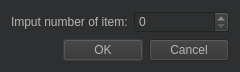
<?xml version="1.0" encoding="UTF-8"?>
<ui version="4.0">
 <class>DeleteDialog</class>
 <widget class="QDialog" name="DeleteDialog">
  <property name="geometry">
   <rect>
    <x>0</x>
    <y>0</y>
    <width>240</width>
    <height>57</height>
   </rect>
  </property>
  <property name="windowTitle">
   <string>Dialog</string>
  </property>
  <property name="styleSheet">
   <string notr="true">background-color: rgb(46, 47, 48);</string>
  </property>
  <layout class="QFormLayout" name="formLayout">
   <item row="0" column="0">
    <widget class="QLabel" name="label">
     <property name="styleSheet">
      <string notr="true">background-color: rgb(46, 47, 48);
font: 10pt &quot;Constantia&quot;;
color: rgb(182, 182, 182);</string>
     </property>
     <property name="text">
      <string>Imput number of item:</string>
     </property>
    </widget>
   </item>
   <item row="0" column="1">
    <widget class="QSpinBox" name="choice">
     <property name="styleSheet">
      <string notr="true">background-color: rgb(46, 47, 48);
font: 10pt &quot;Constantia&quot;;
color: rgb(182, 182, 182);</string>
     </property>
    </widget>
   </item>
   <item row="1" column="0" colspan="2">
    <widget class="QDialogButtonBox" name="buttonBox">
     <property name="styleSheet">
      <string notr="true">background-color: rgb(50, 50, 50);
selection-background-color: rgb(74, 75, 77);
font: 10pt &quot;Constantia&quot;;
font-color: rgb(193, 195, 196);
color: rgb(182, 182, 182);</string>
     </property>
     <property name="standardButtons">
      <set>QDialogButtonBox::Cancel|QDialogButtonBox::Ok</set>
     </property>
    </widget>
   </item>
  </layout>
 </widget>
 <resources/>
 <connections>
  <connection>
   <sender>buttonBox</sender>
   <signal>accepted()</signal>
   <receiver>DeleteDialog</receiver>
   <slot>accept()</slot>
   <hints>
    <hint type="sourcelabel">
     <x>87</x>
     <y>37</y>
    </hint>
    <hint type="destinationlabel">
     <x>119</x>
     <y>28</y>
    </hint>
   </hints>
  </connection>
  <connection>
   <sender>buttonBox</sender>
   <signal>rejected()</signal>
   <receiver>DeleteDialog</receiver>
   <slot>reject()</slot>
   <hints>
    <hint type="sourcelabel">
     <x>87</x>
     <y>37</y>
    </hint>
    <hint type="destinationlabel">
     <x>119</x>
     <y>28</y>
    </hint>
   </hints>
  </connection>
 </connections>
</ui>
